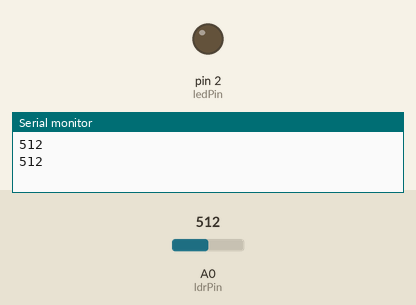
This sketch was run on a simulated Arduino Uno, built with avr-gcc and run on an emulated ATmega328P. Parts: output pins drawn as LEDs (lit = HIGH), the last lines printed to the serial monitor. The inputs (shaded band) are chosen by the test bench; at power-on: A0 (ldrPin) = 512.

Above: at 1.8 s.
1.9 s: A0 (ldrPin) set to 889
3.4 s: A0 (ldrPin) set to 909
At 4.4 s:
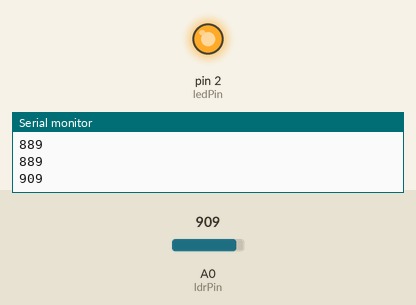
5.5 s: A0 (ldrPin) set to 890
At 7.2 s:
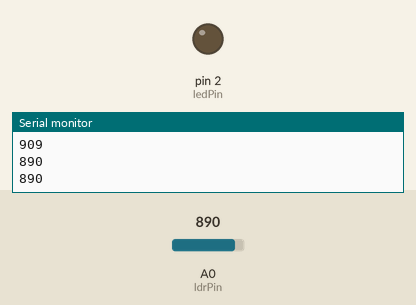
7.5 s: A0 (ldrPin) set to 900
At 8.7 s:
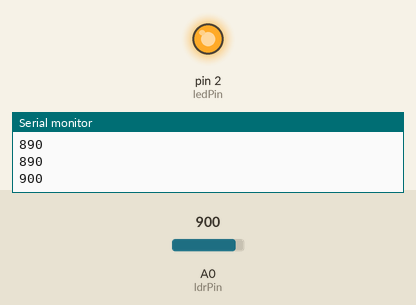
Timing chart, 0 to 10.5 s (numbered marks = the images above; inputs shaded):
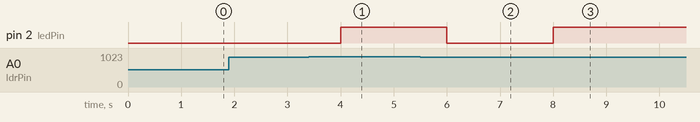

The sketch:

LDR_sensorModule.ino.ino
```cpp
const int ldrPin = A0;       // LDR analog pin
const int ledPin = 2;        // LED connected to pin 2
const int threshold = 900;   // Adjust based on testing (0 = dark, 1023 = bright)

void setup() {
  pinMode(ledPin, OUTPUT);
  Serial.begin(9600);        // Optional: to read LDR values in Serial Monitor
}

void loop() {
  int ldrValue = analogRead(ldrPin);
  Serial.println(ldrValue);  // View LDR value in Serial Monitor

  if (ldrValue < threshold) {
    digitalWrite(ledPin, LOW);  // Turn on LED in darkness
  } else {
    digitalWrite(ledPin, HIGH);   // Turn off LED in brightness
  }

  delay(1000);  // Small delay to stabilize readings
}
```

Measured:
- the behaviour switches between 899 and 900 on A0 (ldrPin) (found by bisection; images 0 and 1)
- after the input at 3.4 s, pin 2 (ledPin): LOW → HIGH after 0.60 s
- after the input at 5.5 s, pin 2 (ledPin): HIGH → LOW after 0.50 s
- after the input at 7.5 s, pin 2 (ledPin): LOW → HIGH after 0.50 s
